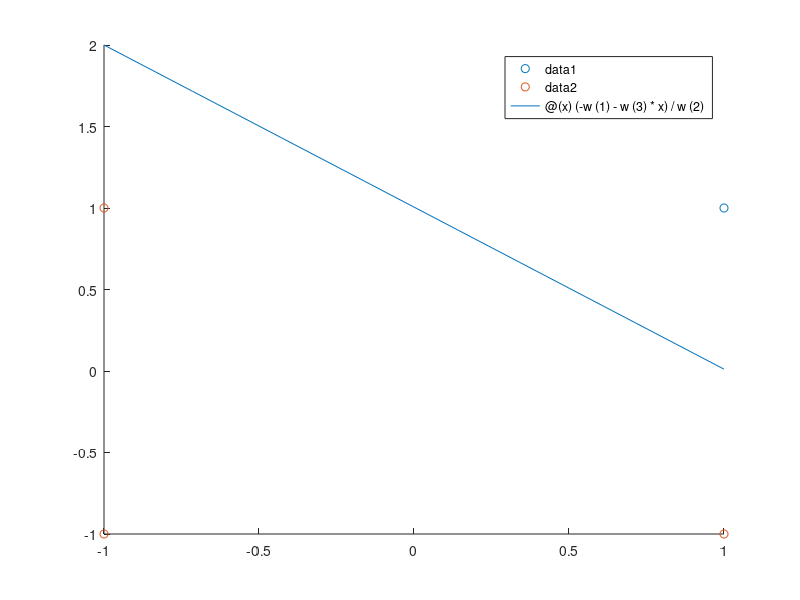

Recreate this plot in MATLAB.
clc;
clear all;

data=[1 1 1 ;1 -1 -1; -1  1 -1;-1  -1 -1;];



k=1;
con=0.001;
w_new=[0 0 0 ]';
data=[ones(size(data,1),1) data];

eta=0.1
m=1;


eta=0.01;
w_old=[0 0 0 ]';
w_new=[0 0 0]';

%w_old=[0 1 0]';
%w_new=[0 1 0]';
k=1;
con=0.001;
temp=0;
m=1;
h=0;

%for j=1:length(eta)
     
while k>con
w_new=w_old;
   for i=1:size(data,1)


       net=w_old'*data(i,1:end-1)';
       
    
      r(i)=data(i,end)-net;
    
   
      
      
      w_old=w_old+(eta*r(i)*data(i,1:end-1)');
      

   end
   
  
   
   k=norm(w_new-w_old);
  m=m+1;
      
       
end
 w=w_new;


figure

scatter(data(data(:,4)==1,2),data(data(:,4)==1,3));
hold on;
scatter(data(data(:,4)==-1,2),data(data(:,4)==-1,3));
%syms x;
fn=@(x) (-w(1)-w(3)*x)/w(2);

hold on;
fplot(fn,[-1,1]);
 